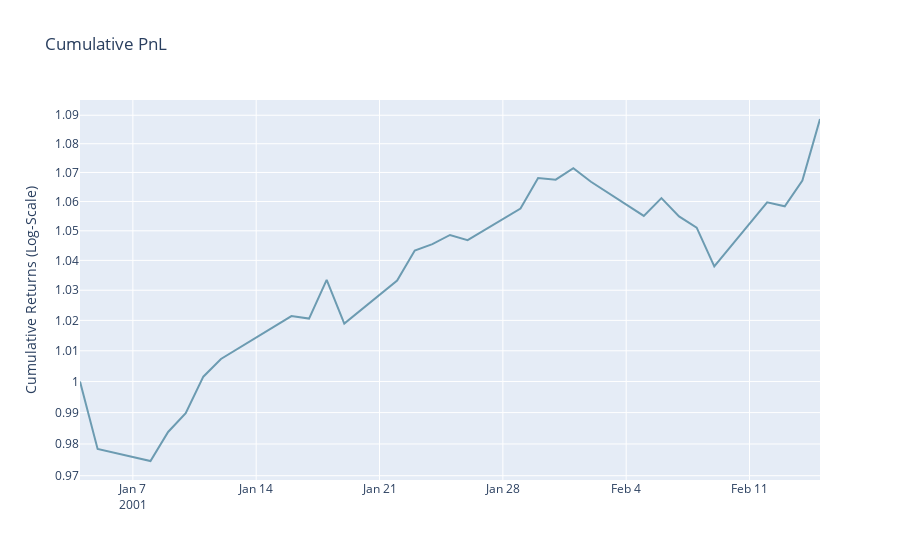

The code cell stored with this chart in its notebook:
### Code cell
plotting(pnl_results, cov_models)
